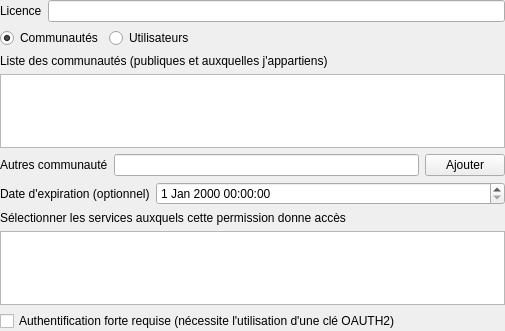
<?xml version="1.0" encoding="UTF-8"?>
<ui version="4.0">
 <class>PermissionsWidget</class>
 <widget class="QWidget" name="PermissionsWidget">
  <property name="geometry">
   <rect>
    <x>0</x>
    <y>0</y>
    <width>505</width>
    <height>331</height>
   </rect>
  </property>
  <property name="windowTitle">
   <string>User informations</string>
  </property>
  <property name="locale">
   <locale language="English" country="UnitedStates"/>
  </property>
  <layout class="QGridLayout" name="gridLayout_3">
   <property name="leftMargin">
    <number>0</number>
   </property>
   <property name="topMargin">
    <number>0</number>
   </property>
   <property name="rightMargin">
    <number>0</number>
   </property>
   <property name="bottomMargin">
    <number>0</number>
   </property>
   <item row="5" column="0" colspan="5">
    <widget class="QStackedWidget" name="stack_user_community">
     <property name="currentIndex">
      <number>1</number>
     </property>
     <widget class="QWidget" name="user_page">
      <property name="minimumSize">
       <size>
        <width>0</width>
        <height>50</height>
       </size>
      </property>
      <layout class="QGridLayout" name="gridLayout_2">
       <property name="leftMargin">
        <number>0</number>
       </property>
       <property name="topMargin">
        <number>0</number>
       </property>
       <property name="rightMargin">
        <number>0</number>
       </property>
       <property name="bottomMargin">
        <number>0</number>
       </property>
       <item row="0" column="0" colspan="2">
        <widget class="QTableWidget" name="tbw_user"/>
       </item>
       <item row="1" column="0">
        <widget class="QLineEdit" name="lne_user"/>
       </item>
       <item row="1" column="1">
        <widget class="QPushButton" name="btn_add_user">
         <property name="text">
          <string>Ajouter</string>
         </property>
        </widget>
       </item>
      </layout>
     </widget>
     <widget class="QWidget" name="community_page">
      <property name="minimumSize">
       <size>
        <width>0</width>
        <height>50</height>
       </size>
      </property>
      <layout class="QGridLayout" name="gridLayout">
       <property name="leftMargin">
        <number>0</number>
       </property>
       <property name="topMargin">
        <number>0</number>
       </property>
       <property name="rightMargin">
        <number>0</number>
       </property>
       <property name="bottomMargin">
        <number>0</number>
       </property>
       <item row="3" column="0">
        <widget class="QLabel" name="lbl_other_community">
         <property name="text">
          <string>Autres communauté</string>
         </property>
        </widget>
       </item>
       <item row="1" column="0" colspan="2">
        <widget class="QLabel" name="lbl_community_description">
         <property name="text">
          <string>Liste des communautés (publiques et auxquelles j'appartiens)</string>
         </property>
        </widget>
       </item>
       <item row="2" column="0" colspan="3">
        <widget class="QTableView" name="tbv_community"/>
       </item>
       <item row="3" column="2">
        <widget class="QPushButton" name="btn_add_community">
         <property name="text">
          <string>Ajouter</string>
         </property>
        </widget>
       </item>
       <item row="3" column="1">
        <widget class="QLineEdit" name="lne_community"/>
       </item>
      </layout>
     </widget>
    </widget>
   </item>
   <item row="10" column="0" colspan="5">
    <widget class="QTableView" name="tbv_offering"/>
   </item>
   <item row="2" column="0" colspan="5">
    <layout class="QHBoxLayout" name="horizontalLayout">
     <property name="topMargin">
      <number>0</number>
     </property>
     <item>
      <widget class="QRadioButton" name="rbtn_community">
       <property name="text">
        <string>Communautés</string>
       </property>
       <property name="checked">
        <bool>true</bool>
       </property>
      </widget>
     </item>
     <item>
      <widget class="QRadioButton" name="rbtn_user">
       <property name="text">
        <string>Utilisateurs</string>
       </property>
      </widget>
     </item>
     <item>
      <spacer name="horizontalSpacer">
       <property name="orientation">
        <enum>Qt::Horizontal</enum>
       </property>
       <property name="sizeHint" stdset="0">
        <size>
         <width>40</width>
         <height>20</height>
        </size>
       </property>
      </spacer>
     </item>
    </layout>
   </item>
   <item row="8" column="1" colspan="4">
    <widget class="QgsDateTimeEdit" name="datetime_end_date"/>
   </item>
   <item row="9" column="0" colspan="5">
    <widget class="QLabel" name="label_2">
     <property name="text">
      <string>Sélectionner les services auxquels cette permission donne accès</string>
     </property>
    </widget>
   </item>
   <item row="8" column="0">
    <widget class="QLabel" name="label">
     <property name="text">
      <string>Date d'expiration (optionnel)</string>
     </property>
    </widget>
   </item>
   <item row="11" column="0" colspan="5">
    <widget class="QCheckBox" name="ckb_only_oauth">
     <property name="text">
      <string>Authentification forte requise (nécessite l'utilisation d'une clé OAUTH2)</string>
     </property>
    </widget>
   </item>
   <item row="1" column="0" colspan="5">
    <layout class="QHBoxLayout" name="horizontalLayout_2">
     <property name="topMargin">
      <number>0</number>
     </property>
     <item>
      <widget class="QLabel" name="lbl_licence">
       <property name="sizePolicy">
        <sizepolicy hsizetype="Fixed" vsizetype="Preferred">
         <horstretch>0</horstretch>
         <verstretch>0</verstretch>
        </sizepolicy>
       </property>
       <property name="text">
        <string>Licence</string>
       </property>
      </widget>
     </item>
     <item>
      <widget class="QLineEdit" name="lne_licence"/>
     </item>
    </layout>
   </item>
  </layout>
 </widget>
 <customwidgets>
  <customwidget>
   <class>QgsDateTimeEdit</class>
   <extends>QDateTimeEdit</extends>
   <header>qgsdatetimeedit.h</header>
  </customwidget>
 </customwidgets>
 <resources/>
 <connections/>
</ui>
